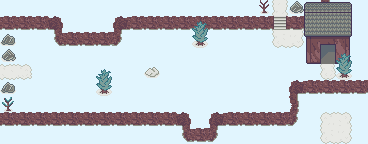

This is a level from a 2D game, rendered from its Tiled map with the project's own tilesets. A one-line summary and the map file follow, with tile-layer data summarised:
An orthogonal 23x9 tile map with 16x16 px tiles, 2 tile layers (Tile Layer 1, Tile Layer 2), 6 tilesets and 7 objects (3x Door, 2x Monster, NPC, Solid).

<map version="1.9" tiledversion="1.9.0" orientation="orthogonal" renderorder="right-down" width="23" height="9" tilewidth="16" tileheight="16" infinite="0" backgroundcolor="#e1f5fe" nextlayerid="11" nextobjectid="63">
 <properties>
  <property name="map-name" value="Route 8" />
  <property name="music" value="route-3" />
 </properties>
 <tileset firstgid="1" source="../tilesets/outdoor-1.tsx" />
 <tileset firstgid="129" source="../tilesets/monsters.tsx" />
 <tileset firstgid="204" source="../tilesets/npc_common.tsx" />
 <tileset firstgid="256" source="../tilesets/outdoor-2.tsx" />
 <tileset firstgid="416" source="../tilesets/outdoor-3.tsx" />
 <tileset firstgid="544" source="../tilesets/npc_main.tsx" />
 <layer id="1" name="Tile Layer 1" width="23" height="9">
  <data>[207 cells, 78 non-empty, 32 distinct tile ids]</data>
 </layer>
 <objectgroup id="9" name="npc">
  <object id="59" class="NPC" gid="558" x="16" y="64" width="16" height="16">
   <properties>
    <property name="action">(if  (= (enemies-count) 0)
  (begin
    (dialog '(("/_happy" "We won! We are strong!\nI go to rest.")))
    (wait)
    (dialog '(("* Milla disappears into the leaf *")))
    (leave-npc 59))
  (dialog '(("/_happy" "Hi!"))))</property>
    <property name="actionOnEvent">(if (get "57-safe")
  (delete-me))</property>
    <property name="team" type="int" value="0" />
   </properties>
  </object>
  <object id="60" class="Monster" gid="179" x="208" y="80" width="16" height="16">
   <properties>
    <property name="hp" type="float" value="60" />
    <property name="level" type="float" value="4" />
   </properties>
  </object>
  <object id="61" class="Monster" gid="179" x="144" y="96" width="16" height="16">
   <properties>
    <property name="hp" type="float" value="60" />
    <property name="level" type="float" value="4" />
   </properties>
  </object>
 </objectgroup>
 <layer id="6" name="Tile Layer 2" width="23" height="9">
  <data>[207 cells, 8 non-empty, 6 distinct tile ids]</data>
 </layer>
 <objectgroup id="8" name="items">
  <object id="62" class="Solid" gid="470" x="272" y="80" width="16" height="16">
   <properties>
    <property name="action">(begin
    (define item-id "57.berries")
    (define HP-diff 20)
    (if (! (has-item item-id))
        (begin
            (dialog '(("* {{hero}} found some berries! {{HP-diff}} HP have been recovered *")))
            (give-item item-id)
            (set-HP-diff HP-diff))
        (dialog '(("A little plant… nothing else.")))))
</property>
   </properties>
  </object>
 </objectgroup>
 <objectgroup id="10" name="spawn points">
  <object id="54" class="Door" x="272" y="0" width="16" height="16">
   <properties>
    <property name="roomId" value="62" />
   </properties>
  </object>
  <object id="55" class="Door" x="0" y="64" width="16" height="16">
   <properties>
    <property name="mainDoor" type="bool" value="true" />
    <property name="orientation" type="int" value="2" />
    <property name="roomId" value="58" />
   </properties>
  </object>
  <object id="58" class="Door" x="320" y="64" width="16" height="16">
   <properties>
    <property name="roomId" value="57_house" />
   </properties>
  </object>
 </objectgroup>
</map>
